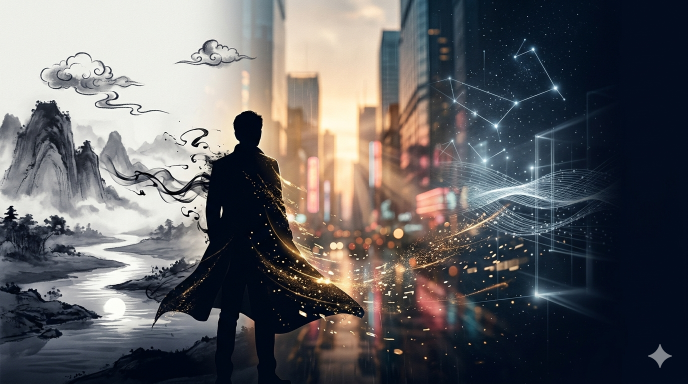
#> input picture src/novelvideo/assets/login_bg.png, 1376 x 768 px (shown at 1/2 size)
$ python -i delivery_media_guard.py   (imports and definitions only)
#> lines starting #> are read from the running program, lines starting #| are printed output that depends on the picture
"""Content-level delivery guard for a finished film.

The existing ``final_film_qc`` proves the container is technically valid.  It
cannot tell whether the video actually starts on the registered keyframe,
whether a continuous seam keeps its motion, whether a sound bridge broke, or
whether a dialogue shot really has audible speech.  This module checks those
facts against a small manifest and fails closed when the evidence or the media
tools are missing.

Layout:

* :func:`collect_media_facts` does all FFmpeg/Pillow I/O.
* :func:`evaluate_media_facts` is pure and unit-testable.
* :func:`audit_delivery_media` is the convenience entry point.
"""

from __future__ import annotations

import json
import re
import shutil
import subprocess
import tempfile
from dataclasses import dataclass
from pathlib import Path
from typing import Any, Mapping

from PIL import Image, ImageFilter, UnidentifiedImageError

MEDIA_GUARD_SCHEMA = "village.delivery-media-guard.v1"
MEDIA_MANIFEST_SCHEMA = "village.delivery-media-manifest.v1"
PASSED = "passed"
FAILED = "failed"
NOT_RUN = "not_run"

_PROJECT_ROOT = Path(__file__).resolve().parents[3]
_BUNDLED_FFMPEG = _PROJECT_ROOT / "runtime" / "ffmpeg"
_COMMAND_TIMEOUT_SECONDS = 120
_SILENCE_DB = -55.0
_SOUND_BRIDGE_MAX_DELTA_DB = 12.0
_FRAME_HASH_DISTANCE = 14
_SEAM_HASH_DISTANCE = 18
# Edge-map mean absolute difference.  Real calibration (2026-10-25):
# correct first frame 12.9–14.5, wrong keyframe 39.5+, continuous-but-posed
# seam 27.6, different-start seam 45.9.  22 separates the observed groups.
_FRAME_EDGE_DISTANCE = 22.0
_SEAM_EDGE_DISTANCE = 22.0
_MEAN_VOLUME_RE = re.compile(r"mean_volume:\s*(-?\d+(?:\.\d+)?)\s*dB")


@dataclass(frozen=True, slots=True)
class MediaFactError(RuntimeError):
    code: str
    message: str

    def __str__(self) -> str:  # pragma: no cover - exception formatting
        return self.message


def _text(value: object, *, limit: int = 2000) -> str:
    return " ".join(str(value or "").strip().split())[:limit]


# [118 lines left out: functions _number, _binary, _run, _probe, _mean_volume, _frame_signatures, not called in this run]


def _image_signatures(path: Path) -> tuple[str, bytes]:
#> called with path = '../assets/login_bg.png'
    try:
        with Image.open(path) as image:
#> image is the input picture: PIL image 1376x768 RGB; mean R, G, B 97, 96.6, 99
            grayscale = image.convert("L")
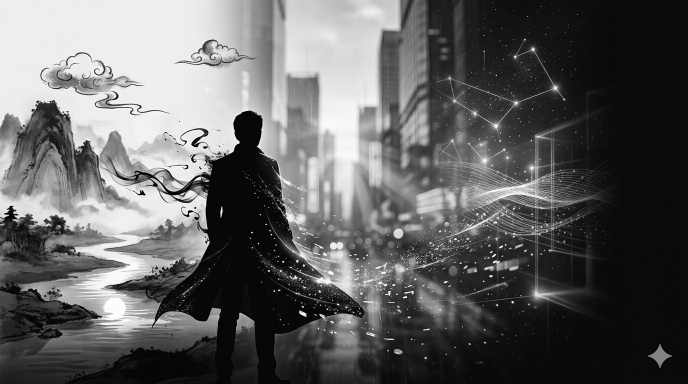
#> grayscale: PIL image 1376x768 L (shown at 1/2 size); min 0, max 255, mean 97
            small = grayscale.resize((16, 16), Image.Resampling.BILINEAR)
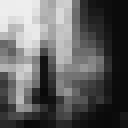
#> small: PIL image 16x16 L (shown 8 times larger); min 9, max 238, mean 96.9
            edge = grayscale.resize((96, 54), Image.Resampling.BILINEAR).filter(
                ImageFilter.FIND_EDGES
            )
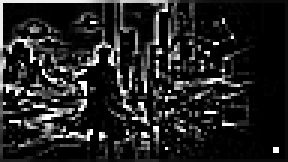
#> edge: PIL image 96x54 L (shown 3 times larger); min 0, max 255, mean 35.2
    except (OSError, UnidentifiedImageError) as exc:
        raise MediaFactError("media_guard.image_unreadable", str(exc)) from exc
    pixels = list(small.getdata())
#> pixels = 256 values, max 238 at index 2, min 9 at index 181, mean 96.93
    average = sum(pixels) / len(pixels)
#> average = 96.93
    bits = "".join("1" if pixel >= average else "0" for pixel in pixels)
    return f"{int(bits, 2):064x}", edge.tobytes()


def _frame_hash(path: Path, *, at: float | None = None, last: bool = False) -> str | None:
    return _frame_signatures(path, at=at, last=last)[0]


def _image_hash(path: Path) -> str:
    return _image_signatures(path)[0]


# [358 lines left out: functions _edge_distance, _hash_distance, _require_path, collect_media_facts, _check, _fact_error and 2 more, not called in this run]


__all__ = [
    "FAILED",
    "MEDIA_GUARD_SCHEMA",
    "MEDIA_MANIFEST_SCHEMA",
    "MediaFactError",
    "NOT_RUN",
    "PASSED",
    "audit_delivery_media",
    "collect_media_facts",
    "evaluate_media_facts",
]

>>> result = _image_signatures('../assets/login_bg.png')
